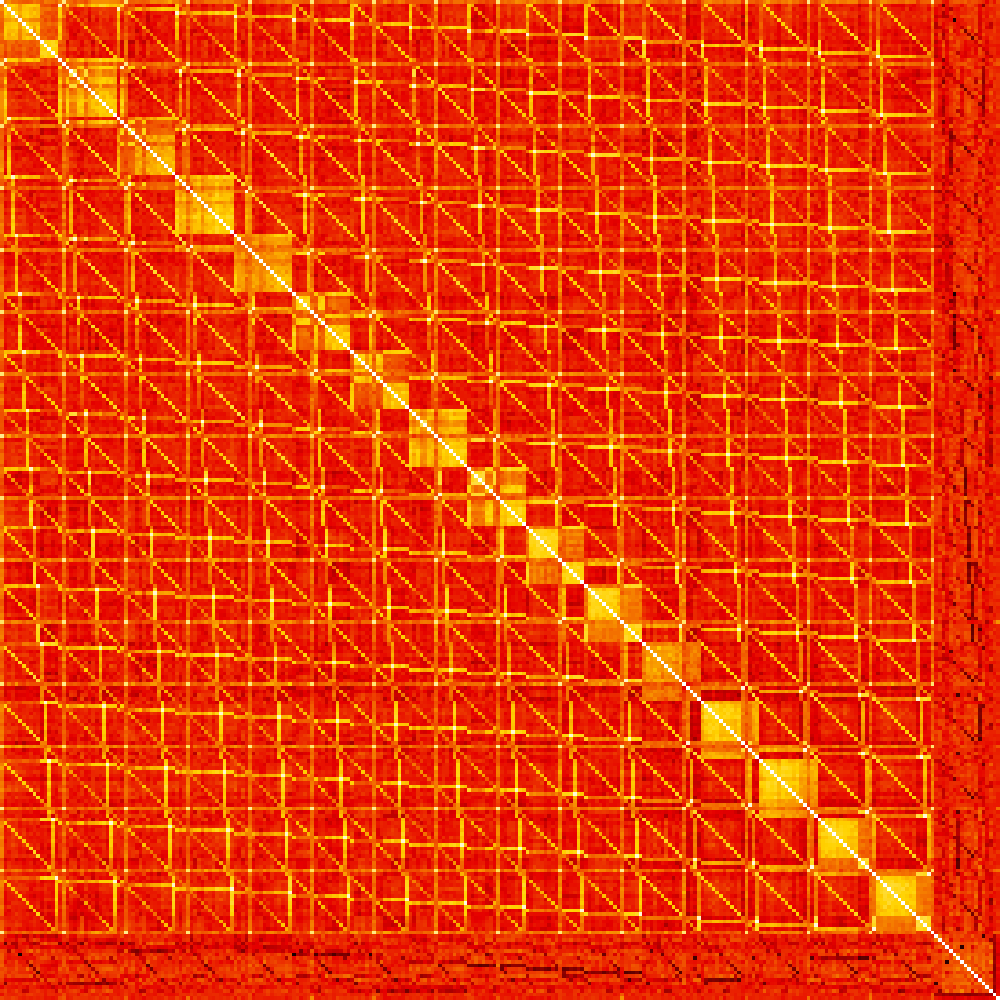

The notebook cell this image was saved under:
### Code cell
import plotly.express as px

embedding = model.module.token_embedding_table(torch.arange(vocab_size)).detach().cpu().numpy()

similarity = []

for x in embedding:
    row = []
    for y in embedding:
        row.append(np.dot(x, y)/(np.linalg.norm(x)*np.linalg.norm(y)))
    similarity.append(row)

similarity = np.array(similarity)

figure = px.imshow(
    similarity,
    title=f"{MODELNAME} token embedding similarity matrix",
    color_continuous_scale="hot",
    zmin=similarity.min()-0.05
)

hide_ui = True

if hide_ui:
    figure.update_layout(coloraxis_showscale=False)
    figure.update_xaxes(showticklabels=False)
    figure.update_yaxes(showticklabels=False)
    figure.update_layout(
        title="",
        autosize=False,
        margin=dict(
            l=0,
            r=0,
            b=0,
            t=0,
            pad=0
        ),
        width=1000,
        height=1000
    )

figure

### Figure 1 — Plotly figure (JSON) as saved in the notebook; plotly's stock layout.template omitted (floating-point values rounded to 4 significant figures; data arrays with more than 128 entries replaced by an {"elided": "..."} marker saying what was removed)
{"data": [{"coloraxis": "coloraxis", "hovertemplate": "x: %{x}<br>y: %{y}<br>color: %{z}<extra></extra>", "name": "0", "type": "heatmap", "xaxis": "x", "yaxis": "y", "z": {"elided": "274x274 float values"}}], "layout": {"autosize": false, "coloraxis": {"cmax": 1.0, "cmin": -0.5784, "colorscale": [[0, "rgb(0,0,0)"], [0.3333, "rgb(230,0,0)"], [0.6667, "rgb(255,210,0)"], [1, "rgb(255,255,255)"]], "showscale": false}, "height": 1000, "margin": {"b": 0, "l": 0, "pad": 0, "r": 0, "t": 0}, "title": {"text": ""}, "width": 1000, "xaxis": {"anchor": "y", "constrain": "domain", "domain": [0, 1], "scaleanchor": "y", "showticklabels": false}, "yaxis": {"anchor": "x", "autorange": "reversed", "constrain": "domain", "domain": [0, 1], "showticklabels": false}}}
